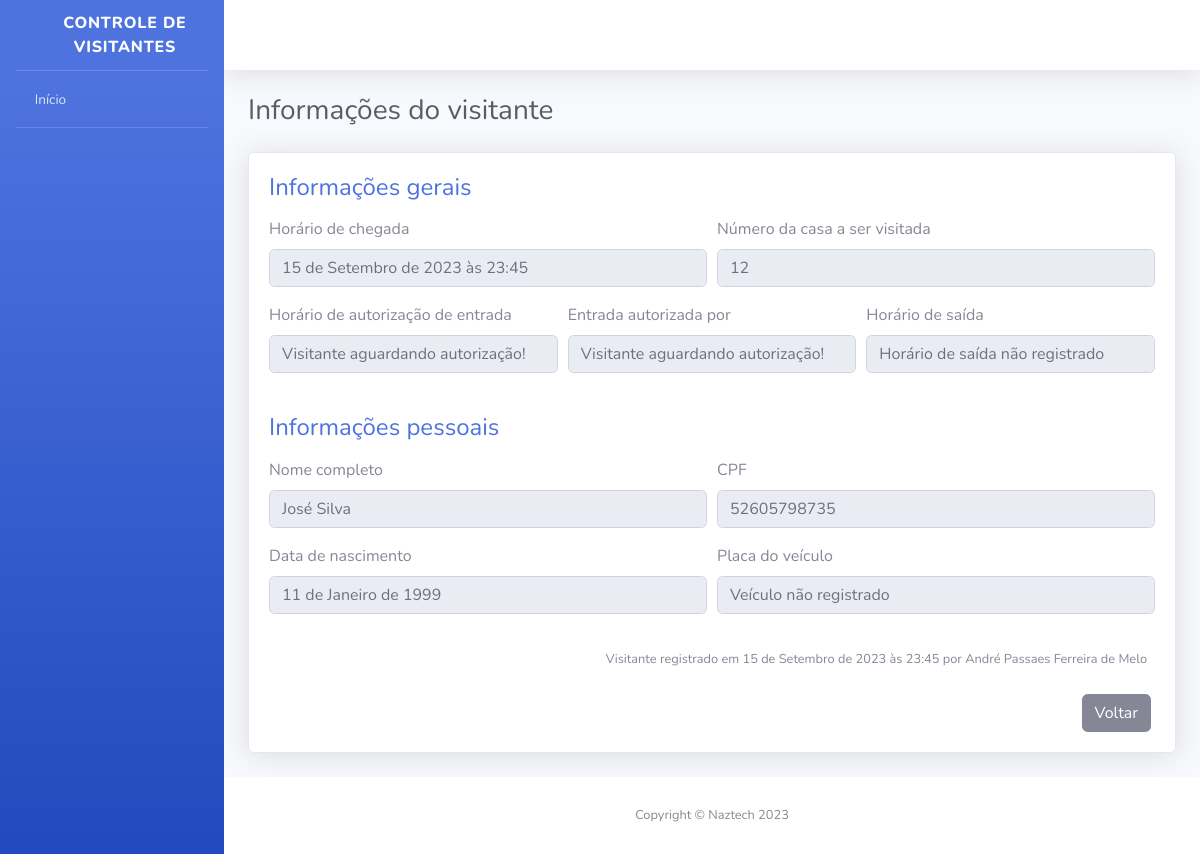
/visitors/2/, run on the app's committed database.
### visitantes/models.py (models this page shows, shortened)
class Visitor(models.Model):
    VISITOR_STATUS = [
        ("AGUARDANDO", "Aguardando autorização"),
        ("EM_VISITA", "Em visita"),
        ("FINALIZADO", "Visita Finalizada"),
    ]
    status = models.CharField(
        verbose_name="Status",
        max_length=10,
        choices=VISITOR_STATUS,
        default="AGUARDANDO"
    )
    full_name = models.CharField(
        verbose_name="Nome completo",
        max_length=100,
        blank=False,
        null=False
    )
    cpf = models.CharField(
        verbose_name="CPF",
        max_length=11,
        null=False
    )
    birth_date = models.DateField(
        verbose_name="Data de nascimento",
        auto_now_add=False,
        auto_now=False,
        null=False
    )
    house_number = models.PositiveSmallIntegerField(
        verbose_name="Número da casa a ser visitada",
    )
    license_plate = models.CharField(
        verbose_name="Placa do veículo",
        max_length=7,
        blank=True,
        null=True
    )
    arrival_time = models.DateTimeField(
        verbose_name="Horário de chegada na portaria",
        auto_now_add=True
    )
    leave_time = models.DateTimeField(
        verbose_name="Horário de saída da portaria",
        auto_now=False,
        blank=True,
        null=True
    )
    authorization_time = models.DateTimeField(
        verbose_name="Horário de autorização de entrada",
        auto_now=False,
        blank=True,
        null=True
    )
    responsible_resident = models.CharField(
        verbose_name="Nome do morador responsável por autorizar a entrada do visitante",
        max_length=194,
        blank=True,
    )
    registered_by = models.ForeignKey(
        "porteiros.Concierge",
        verbose_name="Responsável pelo registro",
        on_delete=models.PROTECT
    )
    def get_leave_time(self):
        if self.leave_time:
            return self.leave_time
        return "Horário de saída não registrado"
    def get_authorization_time(self):
        if self.authorization_time:
            return self.authorization_time
        return "Visitante aguardando autorização!"
    def get_responsible_resident(self):
        if self.responsible_resident:
            return self.responsible_resident
        return "Visitante aguardando autorização!"
    def get_license_plate(self):
        if self.license_plate:
            return self.license_plate
        return "Veículo não registrado"
    class Meta:
        verbose_name = "Visitor"
        verbose_name_plural = "Visitors"
        db_table = "visitor"

### porteiros/models.py (models this page shows)
class Concierge(models.Model):
    user = models.OneToOneField(
        "usuarios.User",
        verbose_name="Usuario",
        on_delete=models.PROTECT,
        null=False,
    )
    full_name = models.CharField(
        verbose_name="Nome Completo",
        max_length=194,
        null=False,
    )
    cpf = models.CharField(
        verbose_name="CPF",
        max_length=11,
        null=False,
    )
    phone = models.CharField(
        verbose_name="Telefone de Contato",
        max_length=11,
        null=False,
    )
    birth_date = models.DateField(
        verbose_name="Data de Nascimento",
        auto_now_add=False,
        auto_now=False,
        null=False,
    )
    class Meta:
        verbose_name = "Concierge"
        verbose_name_plural = "Concierges"
        db_table = "concierge"
    def __str__(self):
        return self.full_name

### visitantes/views.py (the view)
def visitor_information(request, id):
    visitor = get_object_or_404(Visitor, id=id)
    context = {
        "nome_pagina": "Informações do visitante",
        "visitor": visitor
    }
    return render(request, "visitor_information.html", context)

### templates/visitor_information.html
{% extends "base.html" %}
{% load widget_tweaks %}
{% block content %}
<div class="container">
    <div class="d-sm-flex align-items-center justify-content-between mb-4">
        <h1 class="h3 mb-0 text-gray-800">{{ nome_pagina }}</h1>
    </div>
    <div class="card shadow mb-4">
        <div class="card-body">
            <h4 class="mb-3 text-primary">
                Informações gerais
            </h4>
            <form>
                <div class="form-row">
                    <div class="form-group col-md-6">
                        <label>Horário de chegada</label>
                        <input type="text" class="form-control" value="{{ visitor.arrival_time }}" disabled>
                    </div>
                    <div class="form-group col-md-6">
                        <label>Número da casa a ser visitada</label>
                        <input type="text" class="form-control" value="{{ visitor.house_number }}" disabled>
                    </div>
                </div>
                <div class="form-row">
                    <div class="form-group col-md-4">
                        <label>Horário de autorização de entrada</label>
                        <input type="text" class="form-control" value="{{ visitor.get_authorization_time }}" disabled>
                    </div>
                    <div class="form-group col-md-4">
                        <label>Entrada autorizada por</label>
                        <input type="text" class="form-control" value="{{ visitor.get_responsible_resident }}" disabled>
                    </div>
                    <div class="form-group col-md-4">
                        <label>Horário de saída</label>
                        <input type="text" class="form-control" value="{{ visitor.get_leave_time }}" disabled>
                    </div>
                </div>
            </form>
            <h4 class="mb-3 mt-4 text-primary">
                Informações pessoais
            </h4>
            <form>
                <div class="form-row">
                    <div class="form-group col-md-6">
                        <label>Nome completo</label>
                        <input type="text" class="form-control" value="{{ visitor.full_name }}" disabled>
                    </div>
                    <div class="form-group col-md-6">
                        <label>CPF</label>
                        <input type="text" class="form-control" value="{{ visitor.cpf }}" disabled>
                    </div>
                </div>
                <div class="form-row">
                    <div class="form-group col-md-6">
                        <label>Data de nascimento</label>
                        <input type="text" class="form-control" value="{{ visitor.birth_date }}" disabled>
                    </div>
                    <div class="form-group col-md-6">
                        <label>Placa do veículo</label>
                        <input type="text" class="form-control" value="{{ visitor.get_license_plate }}" disabled>
                    </div>
                </div>
            </form>
            <p class="mr-2 mt-3 mb-4 text-right">
                <small>
                    Visitante registrado em {{ visitor.arrival_time }} por {{ visitor.registered_by }}
                </small>
            </p>
            <div class="mr-1 text-right">
                <a href="#" class="btn btn-secondary text-white" type="button">
                    <span class="text">Voltar</span>
                </a>
            </div>
        </div>
    </div>
</div>
{% endblock %}

### data on the page
Visitor: arrival_time "15 de Setembro de 2023 às 23:45", house_number "12", get_authorization_time "Visitante aguardando autorização!", get_responsible_resident "Visitante aguardando autorização!", get_leave_time "Horário de saída não registrado", full_name "José Silva", cpf "52605798735", birth_date "11 de Janeiro de 1999", get_license_plate "Veículo não registrado", registered_by "André Passaes Ferreira de Melo"

### other printed values
{{ nome_pagina }} "Informações do visitante"
